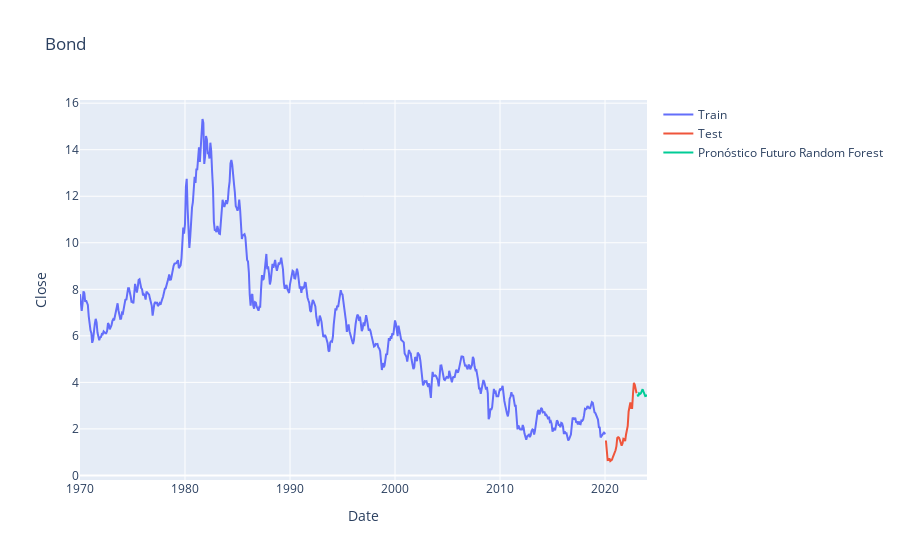

Notebook cell for this chart:
### Markdown cell above
A continuación verás graficamente las tres series de tiempo (train, test y forecast). El gráfico es interactivo, amplia la zona donde están las series de test y forecast.

### Code cell
## Graficamos la serie anterior, aunando el valor del pronóstico.

trace3 = go.Scatter(
    x = date_test,
    y = data_test['y'],
    mode = 'lines',
    name = 'Test'
)

trace4 = go.Scatter(
    x = fwd_dates,
    y = predictions,
    mode = 'lines',
    name = 'Pronóstico Futuro Random Forest'
)

trace1 = go.Scatter(
    x = date_train,
    y = data_train['y'],
    mode = 'lines',
    name = 'Train'
    )

layout = go.Layout(
    title = "Bond",
    xaxis = {'title' : "Date"},
    yaxis = {'title' : "Close"}
)
fig = go.Figure(data=[trace1, trace3, trace4], layout=layout)
fig.show()

### Figure 1 — Plotly figure (JSON) as saved in the notebook; plotly's stock layout.template omitted (floating-point values rounded to 4 significant figures; data arrays with more than 128 entries replaced by an {"elided": "..."} marker saying what was removed)
{"data": [{"mode": "lines", "name": "Train", "type": "scatter", "x": {"elided": "601 str values"}, "y": {"elided": "601 float values"}}, {"mode": "lines", "name": "Test", "type": "scatter", "x": ["2020-02-01T00:00:00.000000000", "2020-03-01T00:00:00.000000000", "2020-04-01T00:00:00.000000000", "2020-05-01T00:00:00.000000000", "2020-06-01T00:00:00.000000000", "2020-07-01T00:00:00.000000000", "2020-08-01T00:00:00.000000000", "2020-09-01T00:00:00.000000000", "2020-10-01T00:00:00.000000000", "2020-11-01T00:00:00.000000000", "2020-12-01T00:00:00.000000000", "2021-01-01T00:00:00.000000000", "2021-02-01T00:00:00.000000000", "2021-03-01T00:00:00.000000000", "2021-04-01T00:00:00.000000000", "2021-05-01T00:00:00.000000000", "2021-06-01T00:00:00.000000000", "2021-07-01T00:00:00.000000000", "2021-08-01T00:00:00.000000000", "2021-09-01T00:00:00.000000000", "2021-10-01T00:00:00.000000000", "2021-11-01T00:00:00.000000000", "2021-12-01T00:00:00.000000000", "2022-01-01T00:00:00.000000000", "2022-02-01T00:00:00.000000000", "2022-03-01T00:00:00.000000000", "2022-04-01T00:00:00.000000000", "2022-05-01T00:00:00.000000000", "2022-06-01T00:00:00.000000000", "2022-07-01T00:00:00.000000000", "2022-08-01T00:00:00.000000000", "2022-09-01T00:00:00.000000000", "2022-10-01T00:00:00.000000000", "2022-11-01T00:00:00.000000000", "2022-12-01T00:00:00.000000000", "2023-01-01T00:00:00.000000000"], "y": [1.5, 0.87, 0.66, 0.67, 0.73, 0.62, 0.65, 0.68, 0.79, 0.87, 0.93, 1.08, 1.26, 1.61, 1.64, 1.62, 1.52, 1.32, 1.28, 1.37, 1.58, 1.56, 1.47, 1.76, 1.93, 2.13, 2.75, 2.9, 3.14, 2.9, 2.9, 3.52, 3.98, 3.89, 3.62, 3.53]}, {"mode": "lines", "name": "Pronóstico Futuro Random Forest", "type": "scatter", "x": ["2023-01-31T00:00:00", "2023-02-28T00:00:00", "2023-03-31T00:00:00", "2023-04-30T00:00:00", "2023-05-31T00:00:00", "2023-06-30T00:00:00", "2023-07-31T00:00:00", "2023-08-31T00:00:00", "2023-09-30T00:00:00", "2023-10-31T00:00:00", "2023-11-30T00:00:00", "2023-12-31T00:00:00"], "y": [3.482, 3.399, 3.528, 3.502, 3.526, 3.615, 3.705, 3.6, 3.478, 3.411, 3.416, 3.462]}], "layout": {"title": {"text": "Bond"}, "xaxis": {"title": {"text": "Date"}}, "yaxis": {"title": {"text": "Close"}}}}
